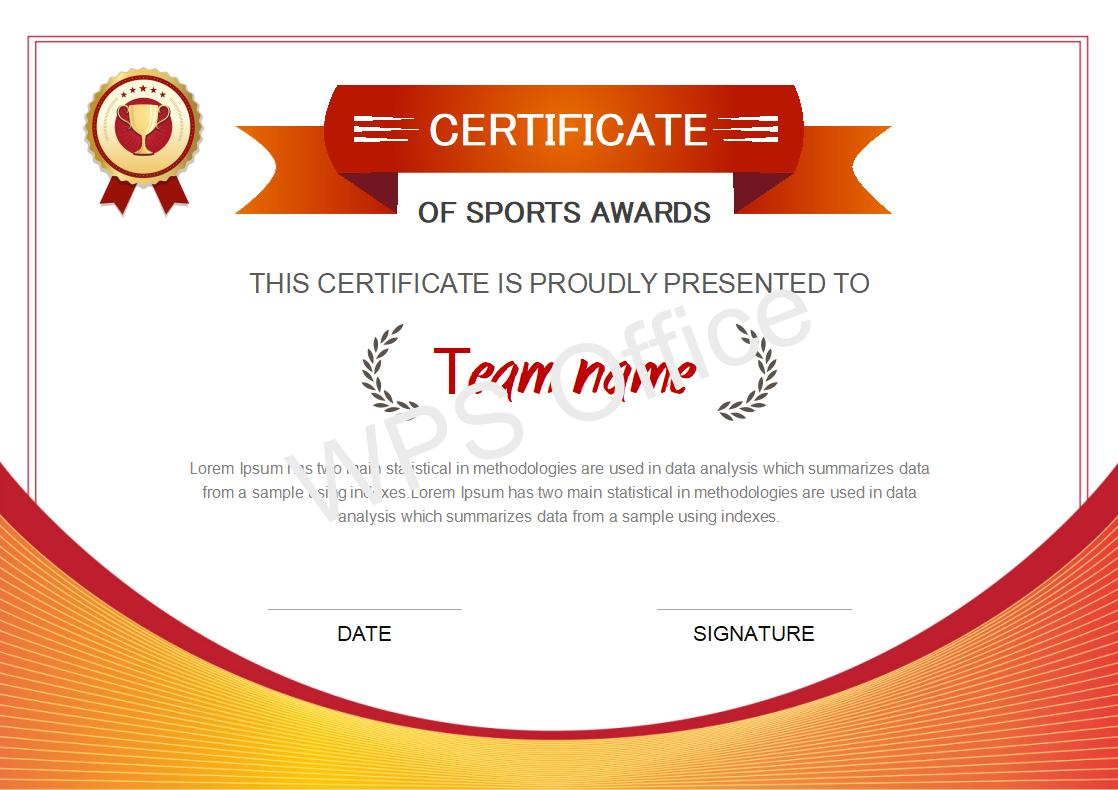
#> input picture Test_temp.jpg, 1118 x 790 px
$ python image_cheack.py
#> lines starting #> are read from the running program, lines starting #| are printed output that depends on the picture
import cv2
import hashlib


img = cv2.imread("Test_temp.jpg")  #Enter target Image
#> img is the input picture: shape (790, 1118, 3); mean B, G, R 197.7, 213.9, 242.6
rows, cols, _= img.shape
#> rows = 790; cols = 1118

print("Rows", rows)
#| Rows 790
print("Cols", cols)
#| Cols 1118

#cropping
crop_img = img[0:270, 0:1118]
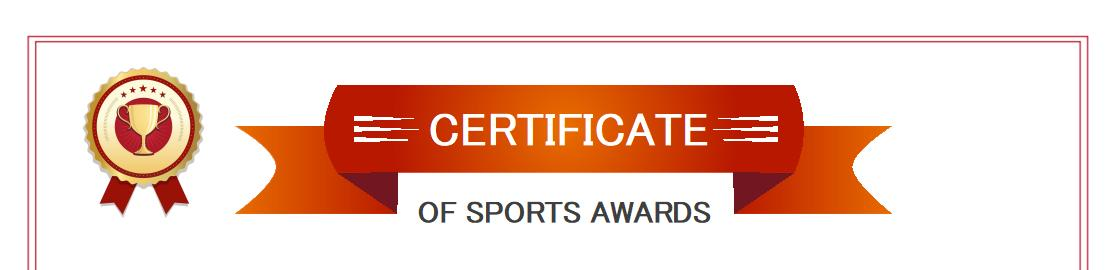
#> crop_img: shape (270, 1118, 3); mean B, G, R 198.7, 209.7, 239.3

hash = hashlib.md5(crop_img)
hexa = hash.hexdigest()
#> hexa = '3312641cd13bfbbbe3d299a234802066'
print(hexa)
#| 3312641cd13bfbbbe3d299a234802066

cv2.imshow("cropped image", crop_img)


cv2.waitKey(0)

$ run again, with cert_temp_01.jpg copied over Test_temp.jpg
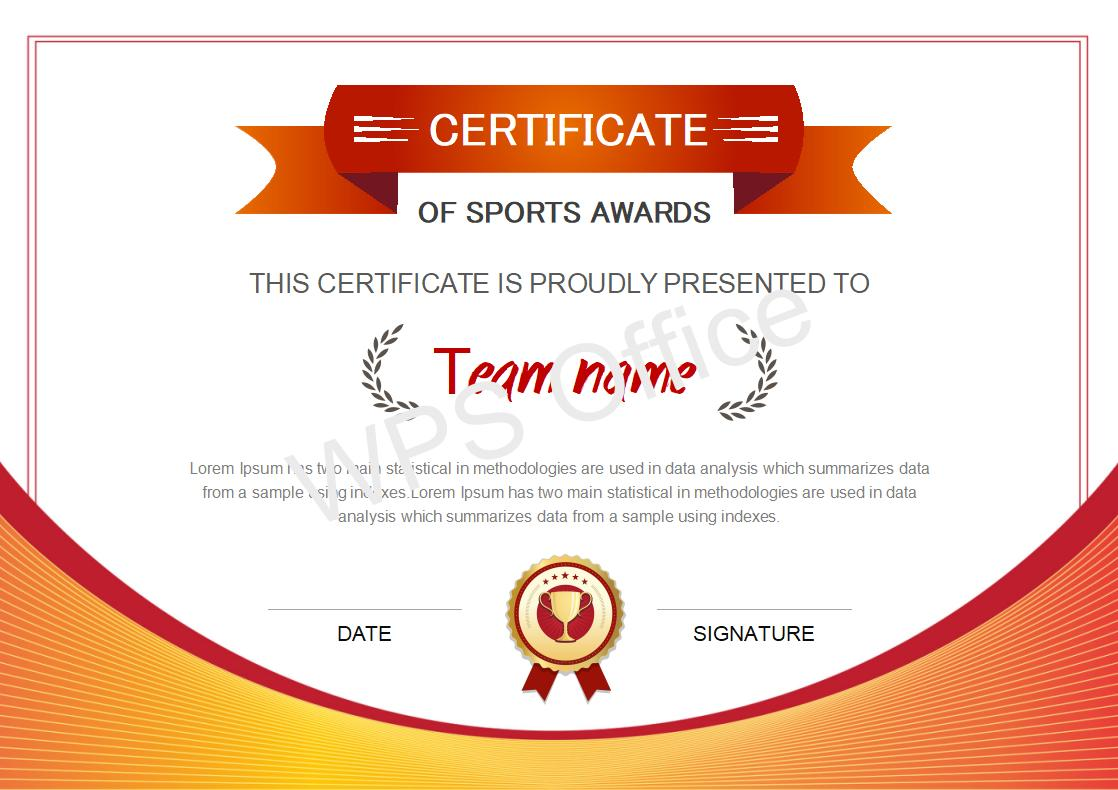
#> input picture cert_temp_01.jpg, 1118 x 790 px
#> img is the input picture: shape (790, 1118, 3); mean B, G, R 197.6, 213.9, 242.6
#| Rows 790
#| Cols 1118
#> `crop_img = img[0:270, 0:1118]`:
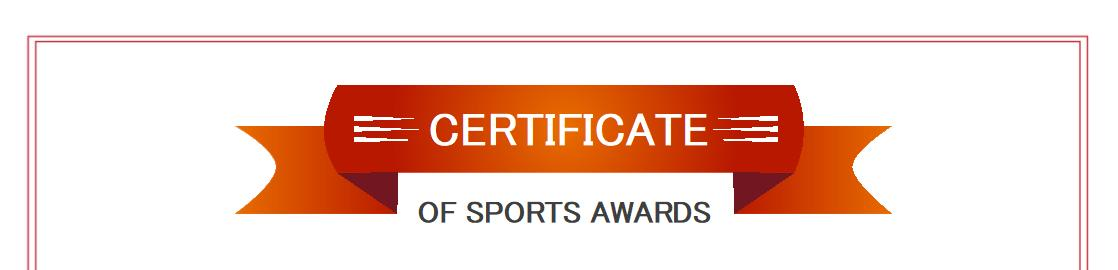
#> crop_img: shape (270, 1118, 3); mean B, G, R 204.8, 214.3, 241.4
#> hexa = '39e82a32884e0d529ffe741fa0ffa96b'
#| 39e82a32884e0d529ffe741fa0ffa96b
